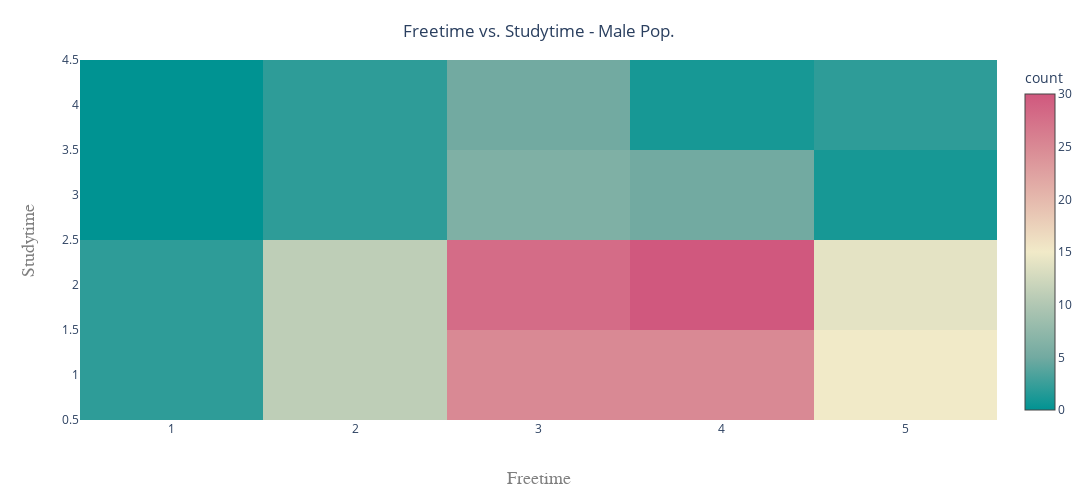

Here is the notebook cell this chart was saved with:
### Code cell
fig = px.density_heatmap(data_m, x="freetime", y="studytime", color_continuous_scale=px.colors.diverging.Tealrose, width=1400, height=500)
fig.update_layout(
    title=go.layout.Title(
        text="Freetime vs. Studytime - Male Pop.",
        xref="paper",
        x=0.5,
        y = .95
    ),
    xaxis=go.layout.XAxis(
        title=go.layout.xaxis.Title(
            text="Freetime",
            font=dict(
                family="Courier New, monospace",
                size=18,
                color="#7f7f7f"
            )
        )
    ),
    yaxis=go.layout.YAxis(
        title=go.layout.yaxis.Title(
            text="Studytime",
            font=dict(
                family="Courier New, monospace",
                size=18,
                color="#7f7f7f"
            )
        )
    )
)
fig.show()

### Figure 1 — Plotly figure (JSON) as saved in the notebook; plotly's stock layout.template omitted (floating-point values rounded to 4 significant figures; data arrays with more than 128 entries replaced by an {"elided": "..."} marker saying what was removed)
{"data": [{"coloraxis": "coloraxis", "hoverlabel": {"namelength": 0}, "hovertemplate": "freetime=%{x}<br>studytime=%{y}<br>count=%{z}", "name": "", "type": "histogram2d", "x": {"elided": "187 int values"}, "xaxis": "x", "xbingroup": "x", "y": {"elided": "187 int values"}, "yaxis": "y", "ybingroup": "y"}], "layout": {"coloraxis": {"colorbar": {"title": {"text": "count"}}, "colorscale": [[0, "rgb(0, 147, 146)"], [0.1667, "rgb(114, 170, 161)"], [0.3333, "rgb(177, 199, 179)"], [0.5, "rgb(241, 234, 200)"], [0.6667, "rgb(229, 185, 173)"], [0.8333, "rgb(217, 137, 148)"], [1, "rgb(208, 88, 126)"]]}, "height": 500, "legend": {"tracegroupgap": 0}, "margin": {"t": 60}, "title": {"text": "Freetime vs. Studytime - Male Pop.", "x": 0.5, "xref": "paper", "y": 0.95}, "width": 1400, "xaxis": {"autorange": true, "range": [0.5, 5.5], "title": {"font": {"color": "#7f7f7f", "family": "Courier New, monospace", "size": 18}, "text": "Freetime"}, "type": "linear"}, "yaxis": {"autorange": true, "range": [0.5, 4.5], "title": {"font": {"color": "#7f7f7f", "family": "Courier New, monospace", "size": 18}, "text": "Studytime"}, "type": "linear"}}}
